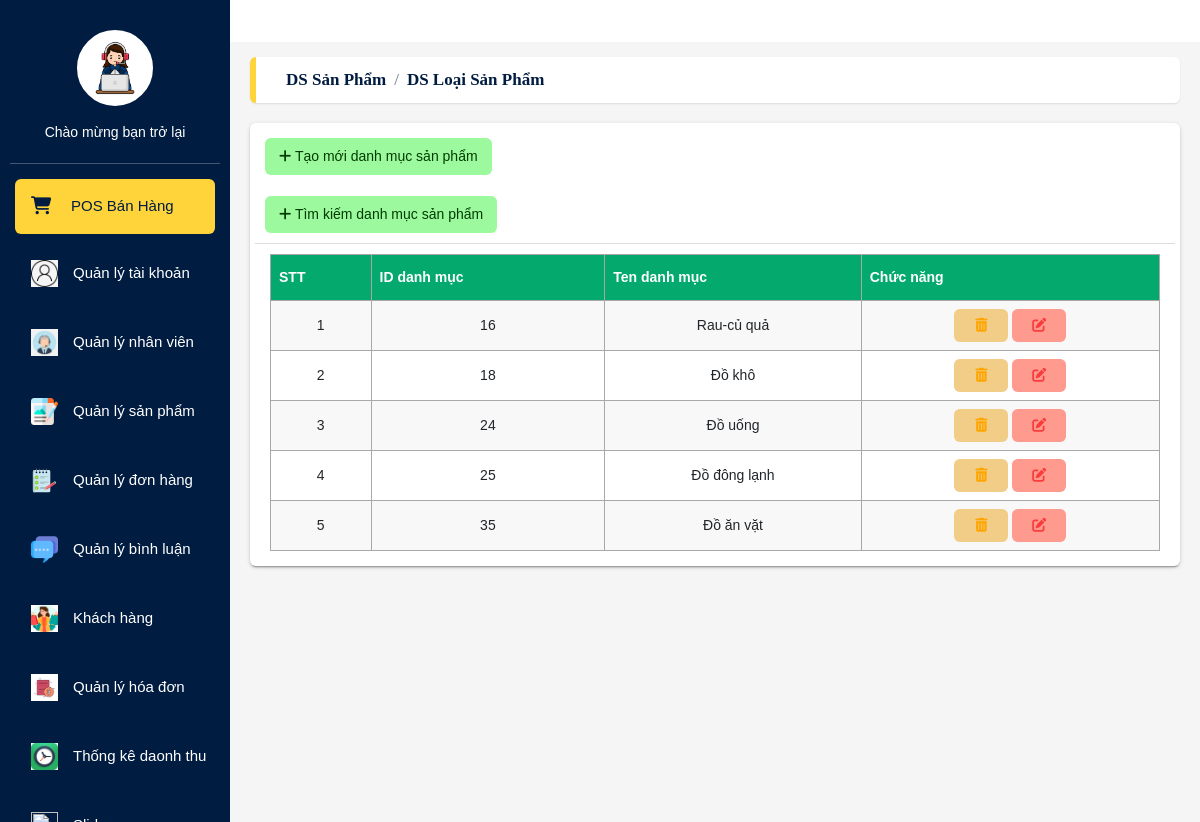
Screenshot of /admin/DanhmucMain.php with the database file from the repository.
### tables this page shows
CREATE TABLE `tbl_danhmuc` (
  `id_danhmuc` int(11) NOT NULL,
  `ten_danhmuc` varchar(255) NOT NULL
);

### admin/DanhmucMain.php (the view, shortened to what this page needs)
<?php
include "header.php";
include "Left_side.php";
?>
 <main class='app-content'>
        <div class='app-title'>
            <ul class='app-breadcrumb breadcrumb side'>
            <li class='breadcrumb-item active'><a href='MainSanpham.php'><b>DS sản phẩm</b></a></li>
                <li class='breadcrumb-item active'><a href='LoaisanphamMain.php'><b>DS loại sản phẩm</b></a></li>
            </ul>
        </div>
        <div class='row'>
        <div class='col-md-12'>
            <div class='tile'>
                <div class='tile-body'>
                    <div class='row element-button'>
                        <div class='col-sm-2'>
                          <a class='btn btn-add btn-sm' href='Danhmucadd.php' title='Thêm'><i class='fas fa-plus'></i>
                            Tạo mới danh mục sản phẩm</a>
                            <br>
                            <br>
                            <a class='btn btn-add btn-sm' href='Danhmucsearch.php' title='Thêm'><i class='fas fa-plus'></i>
                            Tìm kiếm danh mục sản phẩm</a>
                        </div>
                      </div>
                    <div>
                        <?php
$conn = mysqli_connect('localhost', 'root', '', 'cuahangtienloi');
if(!$conn){
    die("Ket noi that bai" . mysqli_connect_error());
}else{
    $sql = "SELECT * FROM tbl_danhmuc";
    $result = mysqli_query($conn, $sql);
    if(mysqli_num_rows($result)>0){
       echo"
                      <table id='customers'>
                        <tr>
                          <th>STT</th>
                          <th>ID danh mục</th>
                          <th>Ten danh mục</th>
                          <th>Chức năng</th>
                        </tr>";
                        $coun=0;
        while($row = mysqli_fetch_assoc($result)){
            $coun++;
            echo "<tr>";
            echo "<td> " .$coun. "</td>";
            echo "<td> " .$row["id_danhmuc"]. "</td>";
            echo "<td> " .$row['ten_danhmuc']. "</td>";
            echo "<td><a href='Danhmucdelete.php?id_danhmuc=".$row['id_danhmuc']."' class='btn btn-edit' type='button' title='Xóa'>
            <i class='fas fa-trash-alt'></i>
              </a>
              <a href='DanhmucUpdate.php?id_danhmuc=".$row['id_danhmuc']."' class='btn btn-delete' type='button' title='Sửa'>
                <i class='fas fa-edit'></i></a>
            </td>";
        }
    }else{
        echo" Khong co du lieu";
    }
}
?>
</table>
</body>
</html>

### rows the page displays
tbl_danhmuc: id_danhmuc "16", ten_danhmuc "Rau-củ quả"
tbl_danhmuc: id_danhmuc "18", ten_danhmuc "Đồ khô"
tbl_danhmuc: id_danhmuc "24", ten_danhmuc "Đồ uống"
tbl_danhmuc: id_danhmuc "25", ten_danhmuc "Đồ đông lạnh"
tbl_danhmuc: id_danhmuc "35", ten_danhmuc "Đồ ăn vặt"
